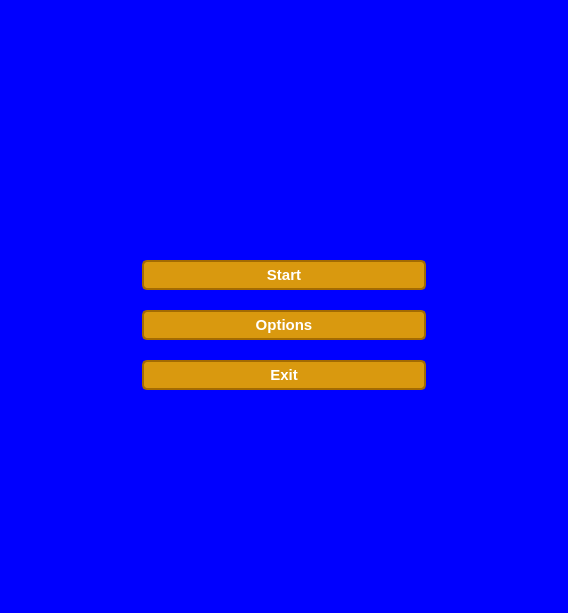
<?xml version="1.0" encoding="UTF-8"?>
<ui version="4.0">
 <class>StartWindow</class>
 <widget class="QMainWindow" name="StartWindow">
  <property name="windowModality">
   <enum>Qt::WindowModality::WindowModal</enum>
  </property>
  <property name="geometry">
   <rect>
    <x>0</x>
    <y>0</y>
    <width>568</width>
    <height>613</height>
   </rect>
  </property>
  <property name="maximumSize">
   <size>
    <width>568</width>
    <height>613</height>
   </size>
  </property>
  <property name="windowTitle">
   <string>Pin Point</string>
  </property>
  <property name="autoFillBackground">
   <bool>false</bool>
  </property>
  <property name="styleSheet">
   <string notr="true">QMainWindow
{
background: blue;

}</string>
  </property>
  <widget class="QWidget" name="centralwidget">
   <widget class="QLabel" name="label_2">
    <property name="geometry">
     <rect>
      <x>0</x>
      <y>0</y>
      <width>568</width>
      <height>613</height>
     </rect>
    </property>
    <property name="text">
     <string/>
    </property>
    <property name="pixmap">
     <pixmap resource="Resources.qrc">:/Graphics/oldmap.png</pixmap>
    </property>
   </widget>
   <widget class="QLabel" name="label">
    <property name="geometry">
     <rect>
      <x>110</x>
      <y>110</y>
      <width>361</width>
      <height>71</height>
     </rect>
    </property>
    <property name="font">
     <font>
      <family>Times New Roman</family>
      <pointsize>48</pointsize>
     </font>
    </property>
    <property name="styleSheet">
     <string notr="true"/>
    </property>
    <property name="text">
     <string/>
    </property>
    <property name="pixmap">
     <pixmap resource="Resources.qrc">:/Graphics/title.png</pixmap>
    </property>
    <property name="alignment">
     <set>Qt::AlignmentFlag::AlignCenter</set>
    </property>
   </widget>
   <widget class="QPushButton" name="start">
    <property name="geometry">
     <rect>
      <x>142</x>
      <y>260</y>
      <width>284</width>
      <height>30</height>
     </rect>
    </property>
    <property name="font">
     <font>
      <pointsize>11</pointsize>
      <bold>true</bold>
     </font>
    </property>
    <property name="styleSheet">
     <string notr="true">QPushButton {
	color: white;
    background-color: #d9990f;
    border: 2px solid #a36b02;
    border-radius: 5px;
}
QPushButton:hover {
    background-color: #e6c41c; 
  border: 2px solid #a38802;
}
QPushButton:pressed {
    background-color:#c7a20c; 
    border: 2px solid #997603;
}
</string>
    </property>
    <property name="text">
     <string>Start</string>
    </property>
   </widget>
   <widget class="QPushButton" name="options">
    <property name="geometry">
     <rect>
      <x>142</x>
      <y>310</y>
      <width>284</width>
      <height>30</height>
     </rect>
    </property>
    <property name="font">
     <font>
      <pointsize>11</pointsize>
      <bold>true</bold>
     </font>
    </property>
    <property name="styleSheet">
     <string notr="true">QPushButton {
	color: white;
    background-color: #d9990f;
    border: 2px solid #a36b02;
    border-radius: 5px;
}
QPushButton:hover {
    background-color: #e6c41c; 
  border: 2px solid #a38802;
}
QPushButton:pressed {
    background-color:#c7a20c; 
    border: 2px solid #997603;
}
</string>
    </property>
    <property name="text">
     <string>Options</string>
    </property>
   </widget>
   <widget class="QPushButton" name="exit">
    <property name="geometry">
     <rect>
      <x>142</x>
      <y>360</y>
      <width>284</width>
      <height>30</height>
     </rect>
    </property>
    <property name="font">
     <font>
      <pointsize>11</pointsize>
      <bold>true</bold>
     </font>
    </property>
    <property name="styleSheet">
     <string notr="true">QPushButton {
	color: white;
    background-color: #d9990f;
    border: 2px solid #a36b02;
    border-radius: 5px;
}
QPushButton:hover {
    background-color: #e6c41c; 
  border: 2px solid #a38802;
}
QPushButton:pressed {
    background-color:#c7a20c; 
    border: 2px solid #997603;
}
</string>
    </property>
    <property name="text">
     <string>Exit</string>
    </property>
   </widget>
  </widget>
  <widget class="QMenuBar" name="menubar">
   <property name="geometry">
    <rect>
     <x>0</x>
     <y>0</y>
     <width>568</width>
     <height>22</height>
    </rect>
   </property>
  </widget>
 </widget>
 <resources>
  <include location="Resources.qrc"/>
 </resources>
 <connections/>
</ui>
